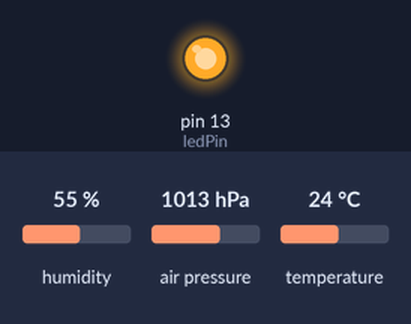
A sketch run on a simulated Arduino Uno, built with avr-gcc and run on an emulated ATmega328P. Parts: output pins drawn as LEDs (lit = HIGH). The test bench sets the inputs (shaded band); at power-on: air pressure 1013 hPa, humidity 55 %, temperature 24 °C. What the sketch prints to the serial monitor is not drawn.

Above: at 4.0 s.
4.1 s: air pressure set to 952 hPa
At 6.51 s:
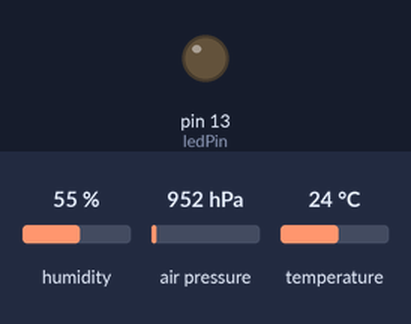
8.2 s: humidity set to 68 %
14.4 s: temperature set to 33 °C
Timing chart, 0 to 26.8 s (numbered marks = the images above; inputs shaded):
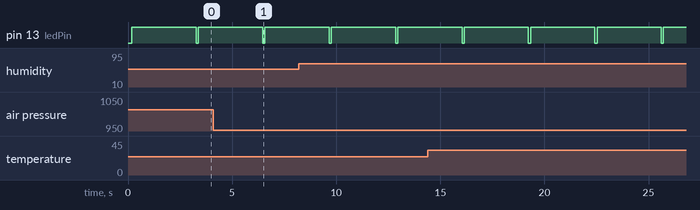

The sketch:

test.ino
```cpp
#include <Wire.h>
#include <Adafruit_BMP280.h>
#include <Adafruit_AHTX0.h>
#include <Adafruit_Sensor.h>

// Sensor objects
Adafruit_BMP280 bmp;   // BMP280 object
Adafruit_AHTX0 aht;    // AHT10/AHT20 object

// Optional: simple smoothing
float temperatureBuffer[5] = {0};
float humidityBuffer[5] = {0};
int bufferIndex = 0;

// LED pin
const int ledPin = LED_BUILTIN;

void setup() {
  Serial.begin(115200);
  Serial.println(F("AHT20 + BMP280 Test"));

  pinMode(ledPin, OUTPUT); // Built-in LED as output

  // Initialize AHT20
  if (!aht.begin()) {
    Serial.println(F("Failed to find AHT10/AHT20 sensor!"));
    while (1) delay(10);
  }
  Serial.println(F("AHT sensor OK"));

  // Initialize BMP280
  if (!bmp.begin()) {
    Serial.println(F("Could not find a valid BMP280 sensor, check wiring!"));
    while (1) delay(10);
  }

  bmp.setSampling(
    Adafruit_BMP280::MODE_NORMAL,
    Adafruit_BMP280::SAMPLING_X2,
    Adafruit_BMP280::SAMPLING_X16,
    Adafruit_BMP280::FILTER_X16,
    Adafruit_BMP280::STANDBY_MS_500
  );
}

float average(float *arr, int size) {
  float sum = 0;
  for (int i = 0; i < size; i++) sum += arr[i];
  return sum / size;
}

void loop() {
  // Read AHT20 sensor using getEvent
  sensors_event_t humidityEvent, tempEvent;
  aht.getEvent(&humidityEvent, &tempEvent);

  float temperature = tempEvent.temperature; // °C
  float humidity = humidityEvent.relative_humidity; // %RH
  float pressure = bmp.readPressure() / 100.0F; // hPa

  // Store readings in buffer for smoothing
  temperatureBuffer[bufferIndex] = temperature;
  humidityBuffer[bufferIndex] = humidity;
  bufferIndex = (bufferIndex + 1) % 5;

  float smoothTemp = average(temperatureBuffer, 5);
  float smoothHum = average(humidityBuffer, 5);

  // Blink built-in LED
  digitalWrite(ledPin, LOW);
  delay(100); // LED on for 100ms
  digitalWrite(ledPin, HIGH);

  // Print sensor data
  Serial.print("Temperature: "); Serial.print(smoothTemp, 2); Serial.println(" °C");
  Serial.print("Humidity: "); Serial.print(smoothHum, 2); Serial.println(" %RH");
  Serial.print("Pressure: "); Serial.print(pressure, 2); Serial.println(" hPa");

  // Real-life status messages
  if (smoothTemp < 18) Serial.println("Temperature Status: Cold");
  else if (smoothTemp <= 26) Serial.println("Temperature Status: Comfortable");
  else Serial.println("Temperature Status: Hot");

  if (smoothHum < 30) Serial.println("Humidity Status: Dry");
  else if (smoothHum <= 60) Serial.println("Humidity Status: Comfortable");
  else Serial.println("Humidity Status: Humid");

  if (pressure < 1000) Serial.println("Pressure Status: Low / Possible Storm");
  else if (pressure <= 1020) Serial.println("Pressure Status: Normal");
  else Serial.println("Pressure Status: High / Clear");

  Serial.println("-----------------------------");

  delay(3000); // Update every 3 seconds
}
```

Measured:
- by itself, pin 13 (ledPin): alternates HIGH for 3.1 s and LOW for 0.10 s
